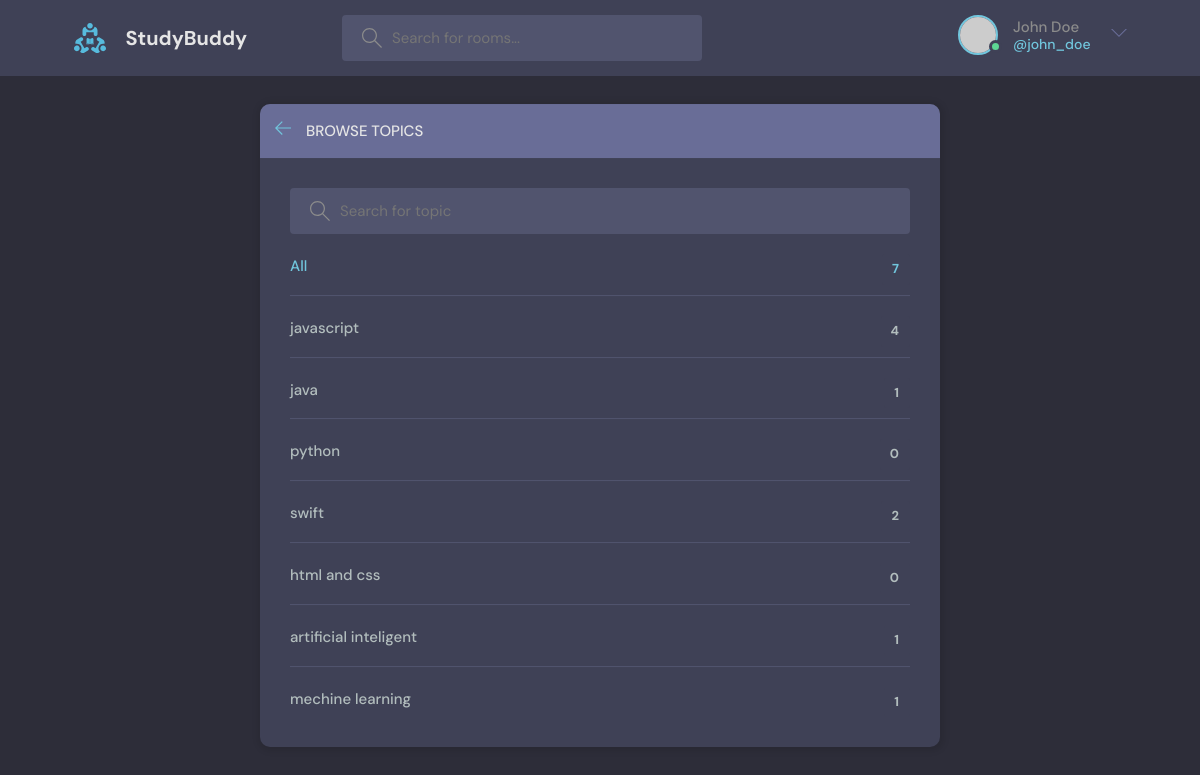
The app's page /topic/, older data.
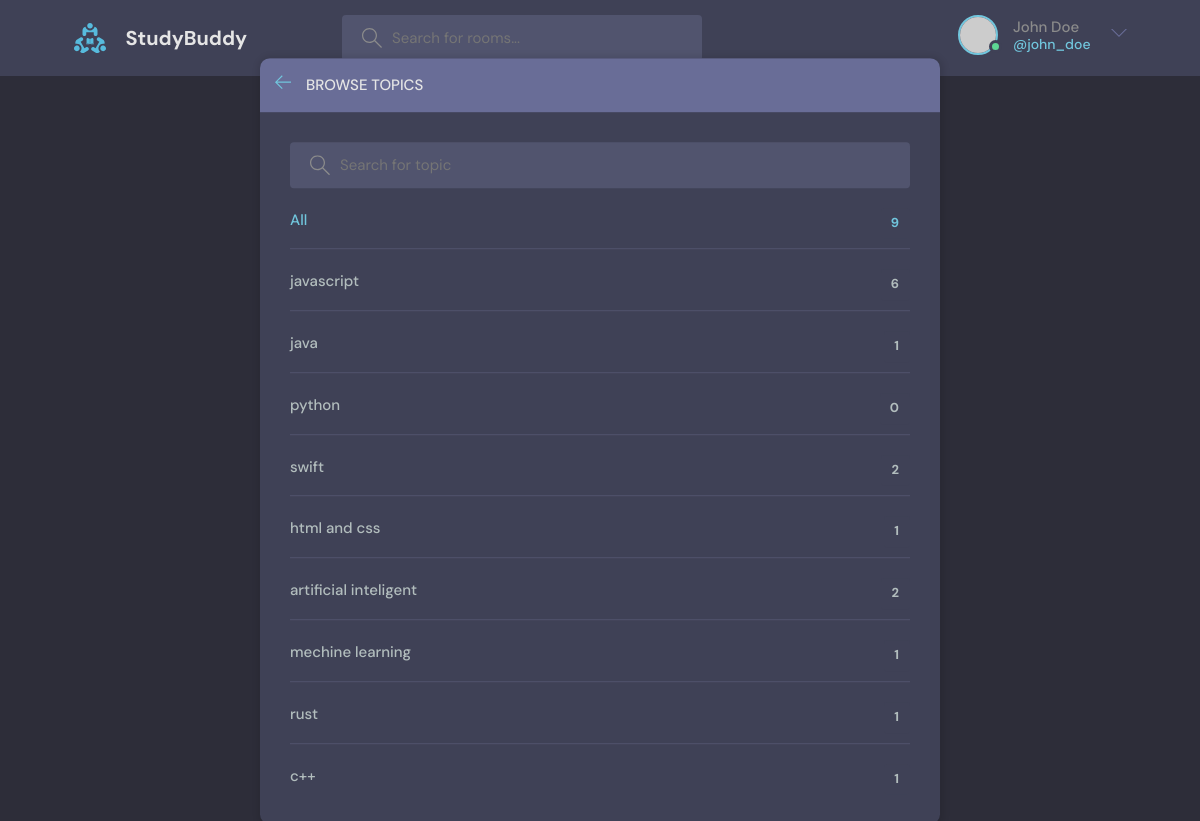
The same page, newer data.
### user/models.py (models this page shows, shortened)
class Topic (models.Model):
    name=models.CharField(max_length=200)

### user/views.py (the view)
# urls.py: path('topic/',views.topicPage, name='topic'),
def topicPage(request):
    q=request.GET.get('q') if request.GET.get('q') != None else ''
    topics=Topic.objects.filter(name__icontains=q) # filter topic through name
    return render(request, 'base/topics.html',{'topics':topics})

### templates/base/topics.html (shortened to what this page needs)
{% extends 'base/main.html' %}
{% block content %}
    <main class="create-room layout">
      <div class="container">
        <div class="layout__box">
          <div class="layout__boxHeader">
            <div class="layout__boxTitle">
              <a href="{% url 'home'%}">
                <svg version="1.1" xmlns="http://www.w3.org/2000/svg" width="32" height="32" viewBox="0 0 32 32">
                  <title>arrow-left</title>
                  <path
                    d="M13.723 2.286l-13.723 13.714 13.719 13.714 1.616-1.611-10.96-10.96h27.625v-2.286h-27.625l10.965-10.965-1.616-1.607z"
                  ></path>
                </svg>
              </a>
              <h3>Browse Topics</h3>
            </div>
          </div>
          <div class="topics-page layout__body">
            <form class="header__search" action='' method='GET'>
              <label>
                <input name='q' placeholder="Search for topic" />
              </label>
            </form>
            <ul class="topics__list">
              <li>
                <a href="{% url 'home' %}" class="active">All <span>{{topics.count}}</span></a>
              </li>
              {% for topic in topics%}
              <li>
                <a href="{% url 'home' %}?q={{topic.name}}">{{topic.name}} <span>{{topic.room_set.all.count}}</span></a>
              </li>
              {% endfor %}
            </ul>
          </div>
        </div>
      </div>
    </main>
{% endblock content%}

Row changes from the older to the newer data that the page shows:
computed for Topic "javascript": room_set.all.count "4" → "6"
computed for Topic "html and css": room_set.all.count "0" → "1"
computed for Topic "artificial inteligent": room_set.all.count "1" → "2"
added Topic: name "rust", room_set.all.count "1"
added Topic: name "c++", room_set.all.count "1"
Text that changed along with them:
{{ topics.count }}: "7" → "9"
